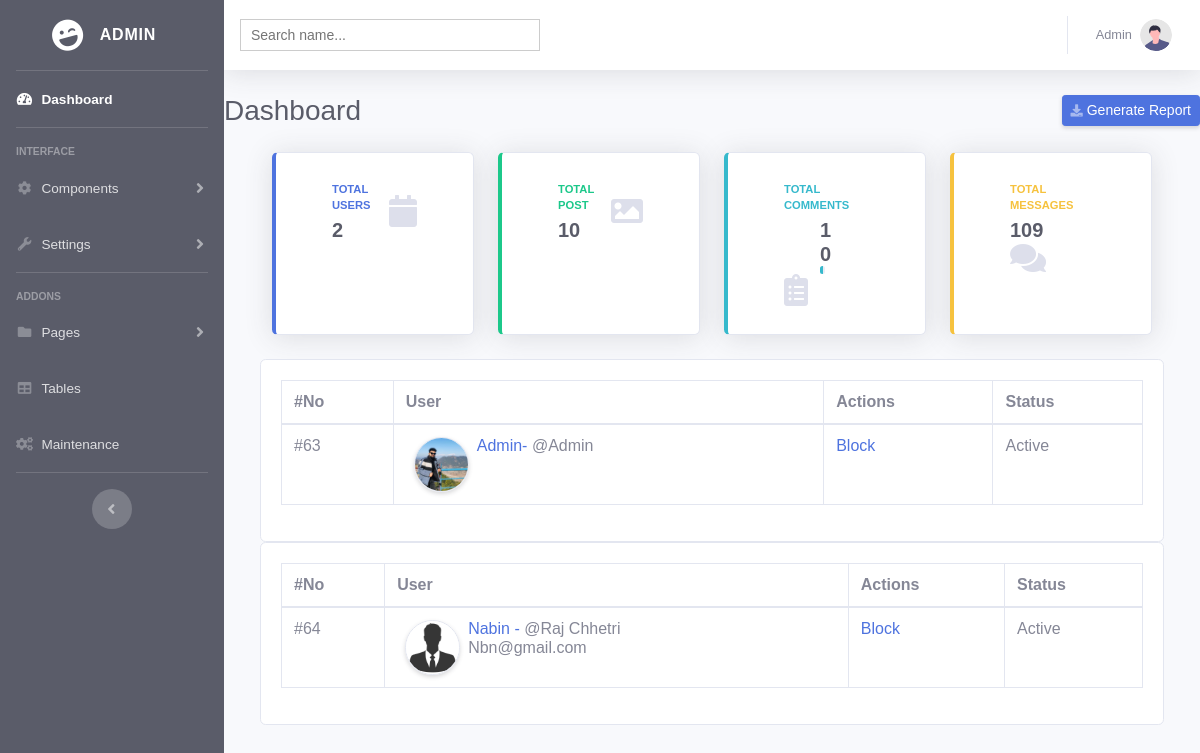
The app's page /admin/userprofile.php, older data.
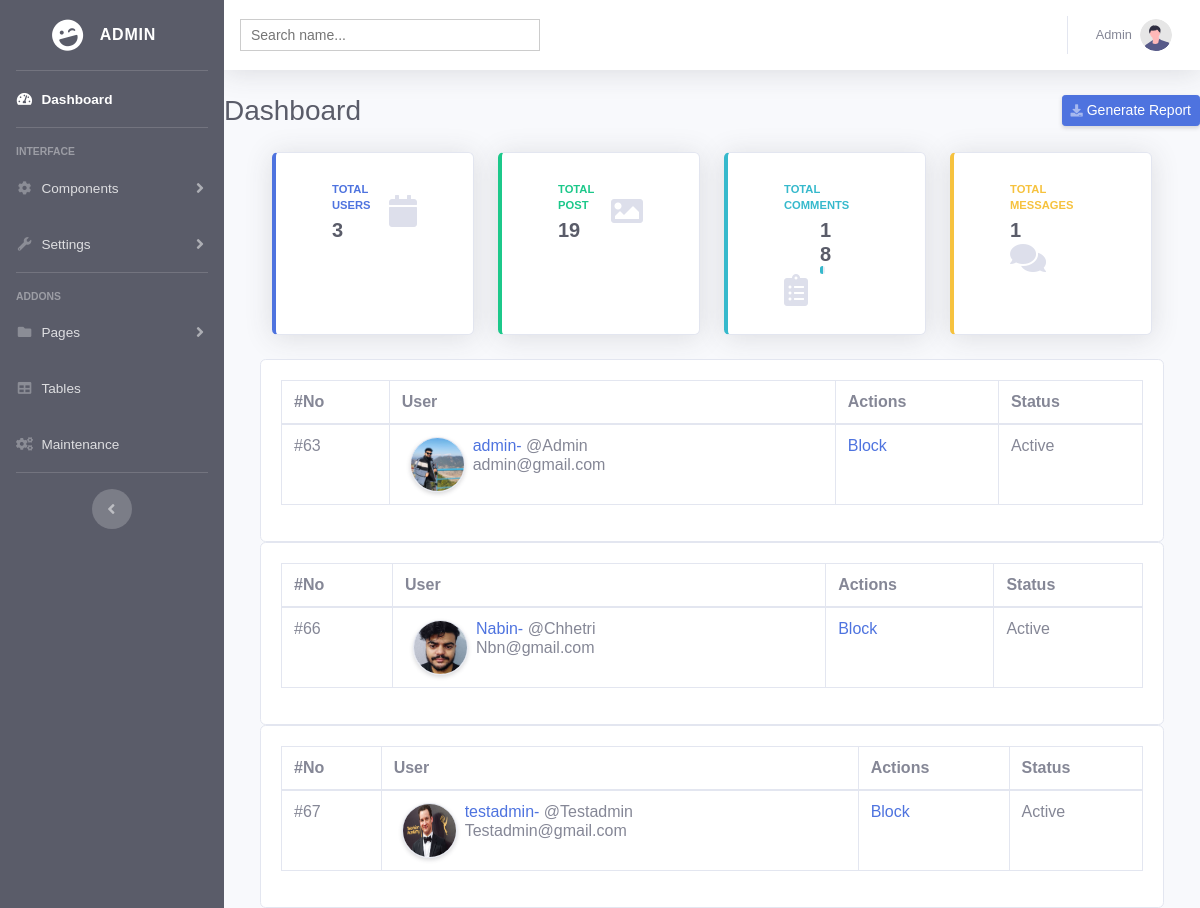
The same page, newer data.
### tables this page shows
CREATE TABLE `users` (
  `user_id` int(11) NOT NULL,
  `name` varchar(255) NOT NULL,
  `username` varchar(255) NOT NULL,
  `lastname` varchar(200) NOT NULL,
  `gender` varchar(20) NOT NULL,
  `email` varchar(255) NOT NULL,
  `phone` int(11) NOT NULL,
  `password` varchar(1000) NOT NULL,
  `p_p` varchar(255) DEFAULT 'user-default.png',
  `c_p` varchar(255) NOT NULL,
  `last_seen` datetime NOT NULL DEFAULT current_timestamp(),
  `is_blocked` int(11) NOT NULL DEFAULT 0,
  `report` int(10) NOT NULL,
  `verification_code` varchar(255) NOT NULL,
  `verified` int(50) NOT NULL DEFAULT 0,
  `interests` varchar(500) NOT NULL
);

### admin/include/userprofile.php (the view, shortened to what this page needs)
<?php
include_once 'model/db.php';
$sql = "SELECT user_id,name, username,lastname, password,email,gender, p_p, is_blocked  FROM users";
$result = $connect->query($sql);
if ($result->num_rows > 0) {
  while($row = $result->fetch_assoc()) {
    $user_id="".$row['user_id'];
    $name= "".$row["name"];
    $lastname= "".$row["lastname"];
    $email= "".$row["email"];
?>
<!DOCTYPE html>
<html lang="en">
<head>
</head>
<body>
        <div class="row">
            <div class="card w-100">
                <div class="card-body">
                    <table class="table table-bordered table-hover">
                        <thead>
                            <tr>
                                <th>#No</th>
                                <th>User</th>
                                <th>Actions</th>
                                <th>Status</th>
                            </tr>
                        </thead>
                        <tbody>
                            <tr>
                                <td> #<?php echo $user_id ?> </td>
                                <td>
                                    <div class="d-flex">
                                        <div>
                                            <img src="../client/assets/uploads/<?=$row['p_p']?>"
                                                class="rounded-circle border border-2 shadow-sm mx-2" width="55px"
                                                height="55px" />
                                        </div>
                                        <div>
                                            <a href="http://localhost/main/client/home.php?name=<?php echo $name ?>"><?php echo $name ?>- <span class="text-muted">@<?php echo $lastname ?></span></a>
                                            <h6 class="text-muted"><?php echo $email ?></h6>
                                        </div>
                                    </div>
                                </td>
                                <td>
                                        <?php
                                        if($row["is_blocked"] ==1){
                                            echo '<p> <a href="include/blockuser.php?uid='.$row['user_id']. '&is_blocked=0">UnBlock </a> </p>';
                                        }else{
                                            echo '<p> <a href="include/blockuser.php?uid='.$row['user_id']. '&is_blocked=1">Block </a> </p>';
                                        }
                                    ?>
                                </td>
                                <td>
                                <?php
                                        if($row["is_blocked"] ==0){
                                            echo '<p> Active</p>';
                                        }else{
                                            echo '<p> Blocked </p>';
                                        }
                                    ?>
                                    </td>
                            </tr>
                            </tbody>
                    </table>
                </div>
            </div>
        </div>
</body>
</html>
<?php } ?>
<?php } ?>

### admin/header.php (shortened to what this page needs)
<head>
    <link href="resources/vendor/fontawesome-free/css/all.min.css" rel="stylesheet" type="text/css">
    <link href="resources/css/sb-admin-2.min.css" rel="stylesheet">
</head>

### admin/userprofile.php (shortened to what this page needs)
<?php
include 'model/db.php'
?>
<?php
include 'header.php';
?>
<!DOCTYPE html>
<html lang="en">
<body id="page-top">
    <div id="wrapper">
       <?php include 'include/sidebar.php' ?>
        <div id="content-wrapper" class="d-flex flex-column">
            <div id="content">
                <?php include 'include/nav.php' ?>
                <?php include 'include/analytics.php' ?>
                <?php include 'include/userprofile.php' ?>
            </div>
        </div>
    </div>
</body>
</html>

### admin/include/sidebar.php (shortened to what this page needs)
<?php include 'header.php'  ?>
<ul class="navbar-nav bg-dark sidebar sidebar-dark accordion" id="accordionSidebar">
    <a class="sidebar-brand d-flex align-items-center justify-content-center" href="index.php">
        <div class="sidebar-brand-icon rotate-n-15">
            <i class="fas fa-laugh-wink"></i>
        </div>
        <div class="sidebar-brand-text mx-3">Admin</div>
    </a>
    <hr class="sidebar-divider my-0" />
    <li class="nav-item active">
        <a class="nav-link" href="">
            <i class="fas fa-fw fa-tachometer-alt"></i>
            <span>Dashboard</span></a>
    </li>
    <hr class="sidebar-divider" />
    <div class="sidebar-heading">Interface</div>
    <li class="nav-item">
        <a class="nav-link collapsed" href="#" data-toggle="collapse" data-target="#collapseTwo" aria-expanded="true"
            aria-controls="collapseTwo">
            <i class="fas fa-fw fa-cog"></i>
            <span>Components</span>
        </a>
    </li>
    <li class="nav-item">
        <a class="nav-link collapsed" href="#" data-toggle="collapse" data-target="#collapseUtilities"
            aria-expanded="true" aria-controls="collapseUtilities">
            <i class="fas fa-fw fa-wrench"></i>
            <span>Settings</span>
        </a>
    </li>
    <hr class="sidebar-divider" />
    <div class="sidebar-heading">Addons</div>
    <li class="nav-item">
        <a class="nav-link collapsed" href="#" data-toggle="collapse" data-target="#collapsePages" aria-expanded="true"
            aria-controls="collapsePages">
            <i class="fas fa-fw fa-folder"></i>
            <span>Pages</span>
        </a>
    </li>
    <li class="nav-item">
        <a class="nav-link" href="tables.html">
            <i class="fas fa-fw fa-table"></i>
            <span>Tables</span></a>
    </li>
    <li class="nav-item">
        <a class="nav-link" href="maintenance.php">
            <i class="fa fa-cogs"></i>
            <span>Maintenance</span></a>
    </li>
    <hr class="sidebar-divider d-none d-md-block" />
    <div class="text-center d-none d-md-inline">
        <button class="rounded-circle border-0" id="sidebarToggle"></button>
    </div>
</ul>

### admin/include/nav.php (shortened to what this page needs)
<?php include 'header.php' ?>
<nav
  class="navbar navbar-expand navbar-light bg-white topbar mb-4 static-top shadow"
>
  <?php include 'pages/search.php'; ?>
  <ul class="navbar-nav ml-auto">
    <li class="nav-item dropdown no-arrow">
      <a
        class="nav-link dropdown-toggle"
        href="#"
        id="userDropdown"
        role="button"
        data-toggle="dropdown"
        aria-haspopup="true"
        aria-expanded="false"
      >
        <span class="mr-2 d-none d-lg-inline text-gray-600 small"
          >Admin</span
        >
        <img class="img-profile rounded-circle" src="../resources/img/undraw_profile.svg" />
      </a>
    </li>
  </ul>
</nav>

### admin/pages/search.php (shortened to what this page needs)
<!DOCTYPE html>
<html lang="en">
<head>
</head>
<body>
    <div class="search-box">
        <input type="text" autocomplete="off" placeholder="Search name..." />
    </div>
</body>
</html>

### admin/include/analytics.php
<div class="d-sm-flex align-items-center justify-content-between mb-4">
        <h1 class="h3 mb-0 text-gray-800">Dashboard</h1>
        <a href="#" class="d-none d-sm-inline-block btn btn-sm btn-primary shadow-sm"><i
                class="fas fa-download fa-sm text-white-50"></i> Generate Report</a>
    </div>
<div class="row">
<div class="col-xl-3 col-md-6 mb-4">
    <div class="card border-left-primary shadow h-100 py-2">
        <div class="card-body">
            <div class="row no-gutters align-items-center">
                <div class="col mr-2">
                    <div class="text-xs font-weight-bold text-primary text-uppercase mb-1">
                        Total Users</div>
                    <div class="h5 mb-0 font-weight-bold text-gray-800">
                        <?php
                                      $sql = "SELECT * from users";
                                      if ($result = mysqli_query($connect, $sql)) {
                                      $rowcount = mysqli_num_rows( $result );
                                      printf( $rowcount);
                                  }
                                        ?>
                    </div>
                </div>
                <div class="col-auto">
                    <i class="fas fa-calendar fa-2x text-gray-300"></i>
                </div>
            </div>
        </div>
    </div>
</div>
<div class="col-xl-3 col-md-6 mb-4">
    <div class="card border-left-success shadow h-100 py-2">
        <div class="card-body">
            <div class="row no-gutters align-items-center">
                <div class="col mr-2">
                    <div class="text-xs font-weight-bold text-success text-uppercase mb-1">
                        Total Post</div>
                    <div class="h5 mb-0 font-weight-bold text-gray-800">
                        <?php
                                    $sql = "SELECT * from images ";
                                    if ($result = mysqli_query($connect, $sql)) {
                                    $rowcount = mysqli_num_rows( $result );
                                    printf( $rowcount);
                                }
                                    ?>
                    </div>
                </div>
                <div class="col-auto">
                    <i class="fas fa-image fa-2x  text-gray-300"></i>
                </div>
            </div>
        </div>
    </div>
</div>
<div class="col-xl-3 col-md-6 mb-4">
    <div class="card border-left-info shadow h-100 py-2">
        <div class="card-body">
            <div class="row no-gutters align-items-center">
                <div class="col mr-2">
                    <div class="text-xs font-weight-bold text-info text-uppercase mb-1">Total Comments
                    </div>
                    <div class="row no-gutters align-items-center">
                        <div class="col-auto">
                            <div class="h5 mb-0 mr-3 font-weight-bold text-gray-800">
                                <?php
                                                $sql="SELECT * From  comment";
                                                $result =mysqli_query($connect,$sql);
                                                if ($rowcount=mysqli_num_rows($result)){
                                                printf( $rowcount);
                                                }
                                                ?>
                            </div>
                        </div>
                        <div class="col">
                            <div class="progress progress-sm mr-2">
                                <div class="progress-bar bg-info" role="progressbar" style="width: 50%"
                                    aria-valuenow="50" aria-valuemin="0" aria-valuemax="100"></div>
                            </div>
                        </div>
                    </div>
                </div>
                <div class="col-auto">
                    <i class="fas fa-clipboard-list fa-2x text-gray-300"></i>
                </div>
            </div>
        </div>
    </div>
</div>
<div class="col-xl-3 col-md-6 mb-4">
    <div class="card border-left-warning shadow h-100 py-2">
        <div class="card-body">
            <div class="row no-gutters align-items-center">
                <div class="col mr-2">
                    <div class="text-xs font-weight-bold text-warning text-uppercase mb-1">
                        Total Messages</div>
                    <div class="h5 mb-0 font-weight-bold text-gray-800">
                        <?php
                                        $sql = "SELECT * FROM chats";
                                        if ($result = mysqli_query($connect,$sql)){
                                            $rowcount = mysqli_num_rows($result);
                                            echo $rowcount;
                                        }
                                        ?>
                    </div>
                </div>
                <div class="col-auto">
                    <i class="fas fa-comments fa-2x text-gray-300"></i>
                </div>
            </div>
        </div>
    </div>
</div>
</div>

### admin/pages/search.php (style rules this page uses)
body { font-family: Arail, sans-serif; }
.search-box { width: 300px; position: relative; display: inline-block; font-size: 14px; }
.search-box input[type="text"] { height: 32px; padding: 5px 10px; border: 1px solid #CCCCCC; font-size: 14px; }
.search-box input[type="text"], .result { width: 100%; box-sizing: border-box; }

### admin/userprofile.php (style rules this page uses)
.row { margin-right: 2.25rem; margin-left: 2.25rem; }

Row changes from the older to the newer data that the page shows:
removed users: user_id "64", p_p (placeholder picture), name "Nabin", lastname "Raj Chhetri", email "Nbn@gmail.com", is_blocked "Active"
changed users "Admin": name "Admin" → "admin"; email (not shown) → "admin@gmail.com"
added users: user_id "66", p_p (picture), name "Nabin", lastname "Chhetri", email "Nbn@gmail.com", is_blocked "Active"
added users: user_id "67", p_p (picture), name "testadmin", lastname "Testadmin", email "Testadmin@gmail.com", is_blocked "Active"
Text that changed along with them:
$rowcount: "109" → "1"
text no longer shown: "2 10 10"
text now shown: "3 19 18"
